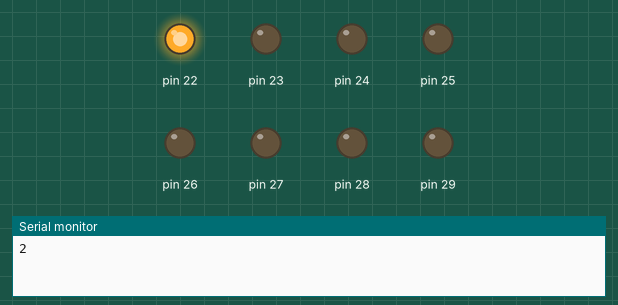
The sketch below on a simulated Arduino Mega 2560, built with avr-gcc and run on an emulated ATmega2560. On the bench: output pins drawn as LEDs (lit = HIGH), the last lines printed to the serial monitor.

Above: at 0.05 s.
At 0.45 s:
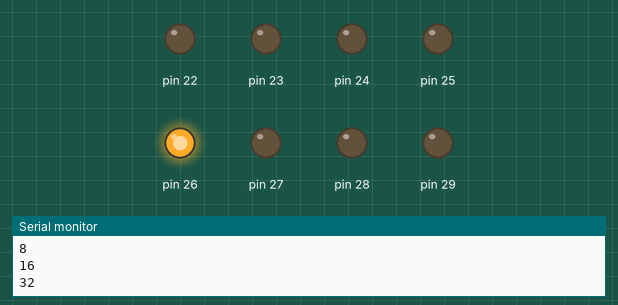
At 0.85 s:
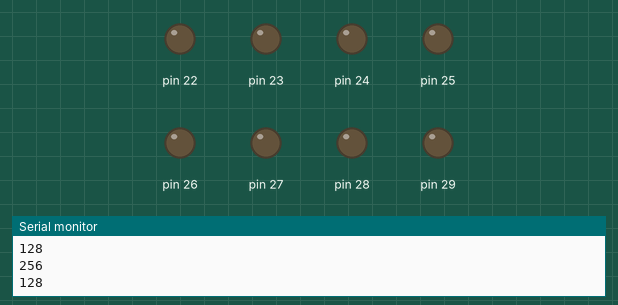
At 1.75 s:
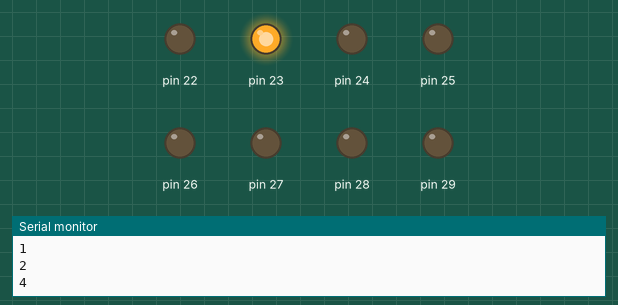
At 2.65 s:
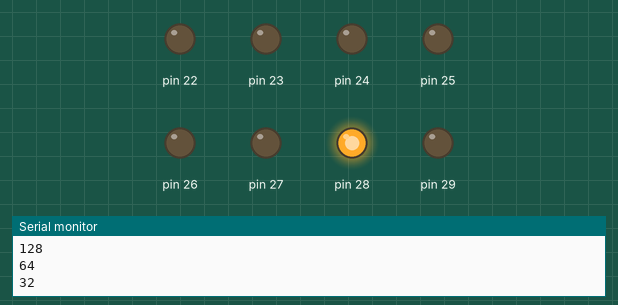
At 3.55 s:
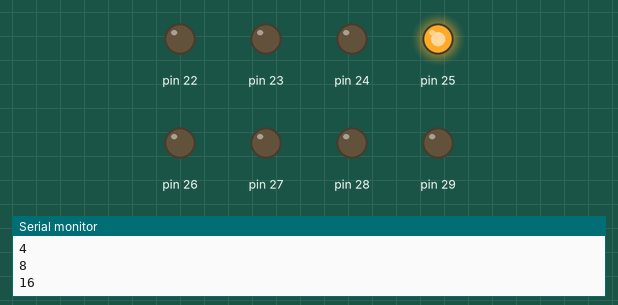
Timing chart, 0 to 3.9 s (numbered marks = the images above):
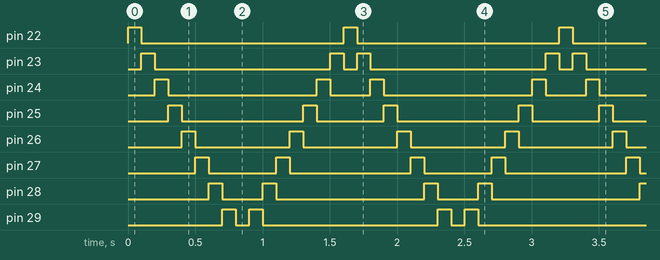

Measured:
- by itself, pin 22: alternates HIGH for 0.10 s and LOW for 1.5 s
- by itself, pin 23: repeats every 1.6 s: LOW 1.3 s, HIGH 0.10 s, LOW 0.10 s, HIGH 0.10 s
- by itself, pin 24: repeats every 1.6 s: LOW 1.1 s, HIGH 0.10 s, LOW 0.30 s, HIGH 0.10 s
- by itself, pin 25: repeats every 1.6 s: LOW 0.90 s, HIGH 0.10 s, LOW 0.50 s, HIGH 0.10 s
- by itself, pin 26: alternates HIGH for 0.10 s and LOW for 0.70 s
- by itself, pin 27: repeats every 1.6 s: LOW 0.50 s, HIGH 0.10 s, LOW 0.90 s, HIGH 0.10 s
- by itself, pin 28: repeats every 1.6 s: LOW 0.30 s, HIGH 0.10 s, LOW 1.1 s, HIGH 0.10 s
- by itself, pin 29: repeats every 1.6 s: LOW 0.10 s, HIGH 0.10 s, LOW 1.3 s, HIGH 0.10 s

The sketch:

sketch_apr3a.ino
```cpp
#define DELAY_LENGTH 100
int i = 1;
void setup() {
  Serial.begin(9600);
  DDRA = B11111111;
}
void loop() {
  while(i < 256){
    PORTA = i;
    i = i*2;
    Serial.println(i);
    delay(DELAY_LENGTH);
  }
   while(i > 1){
    PORTA = i;
    i = i/2;
    Serial.println(i);
    delay(DELAY_LENGTH);
  }
}
```
